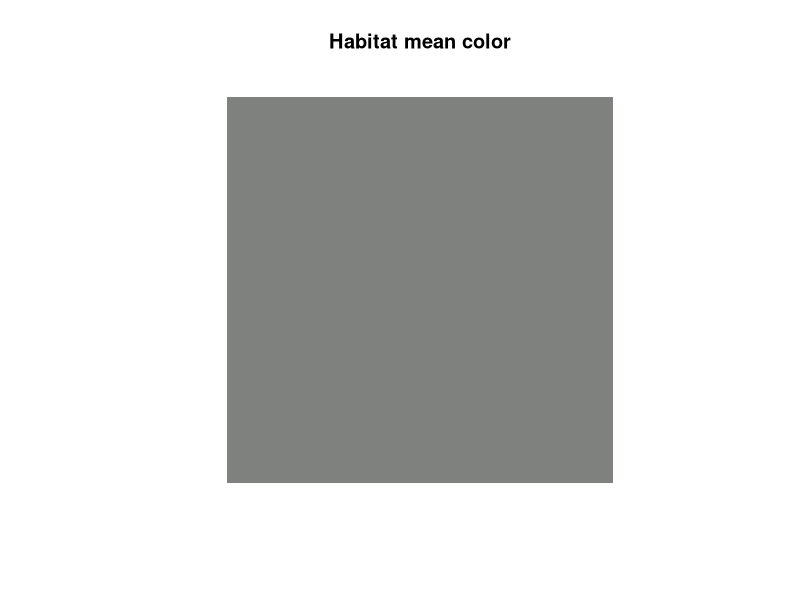
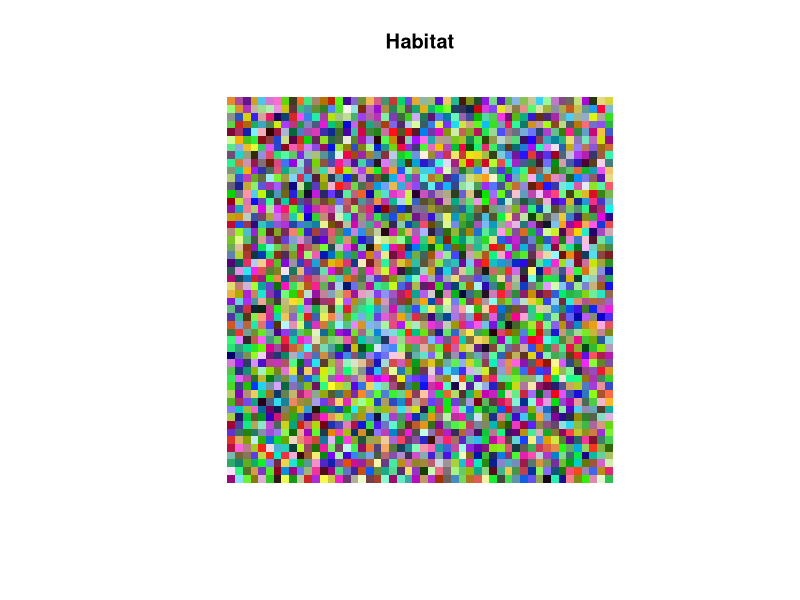
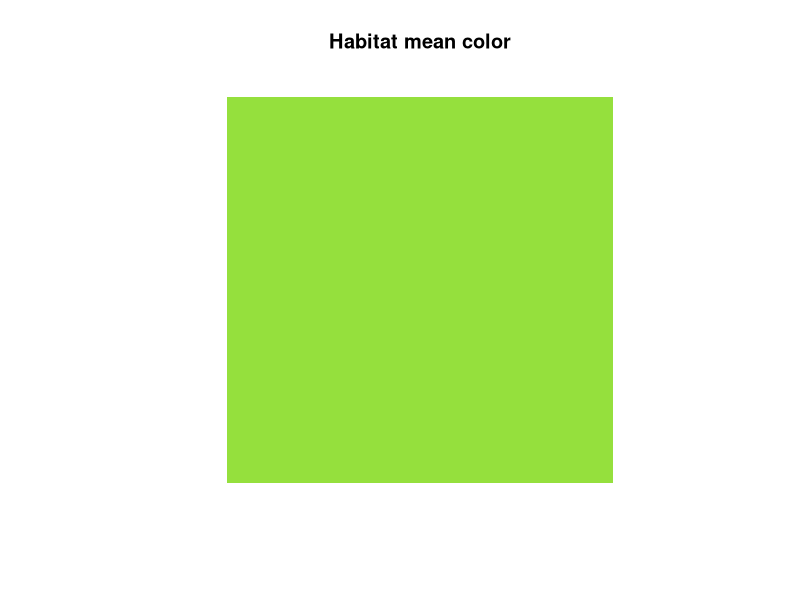
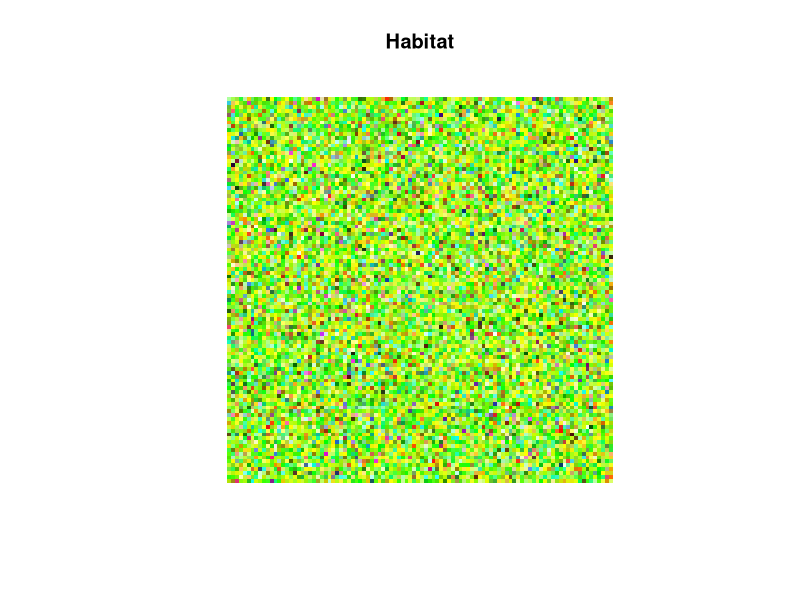
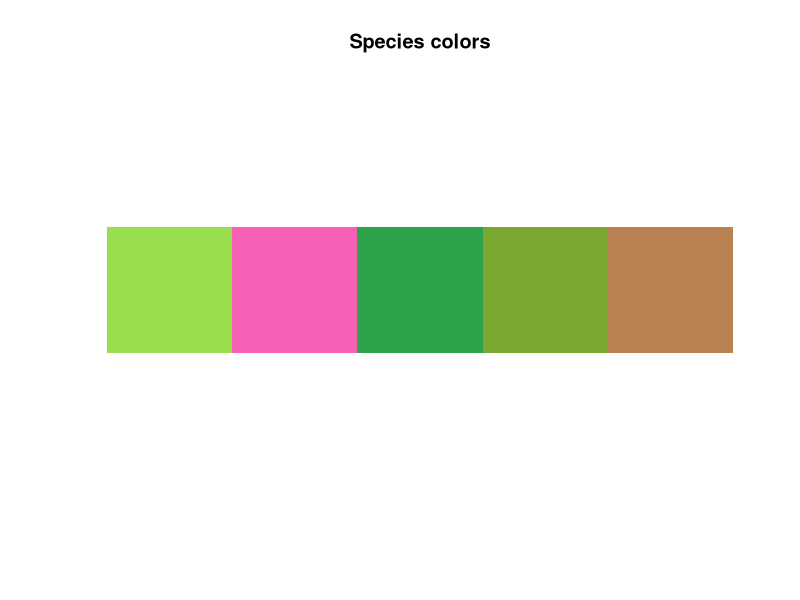
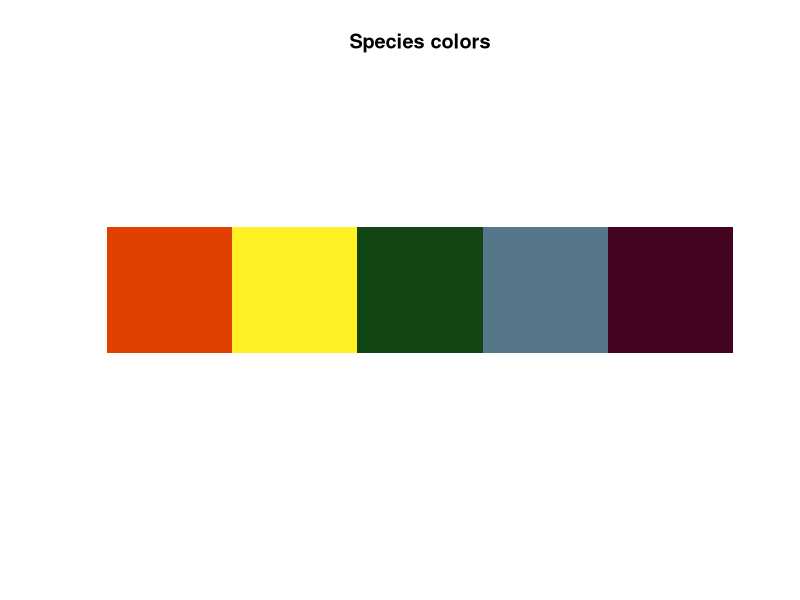
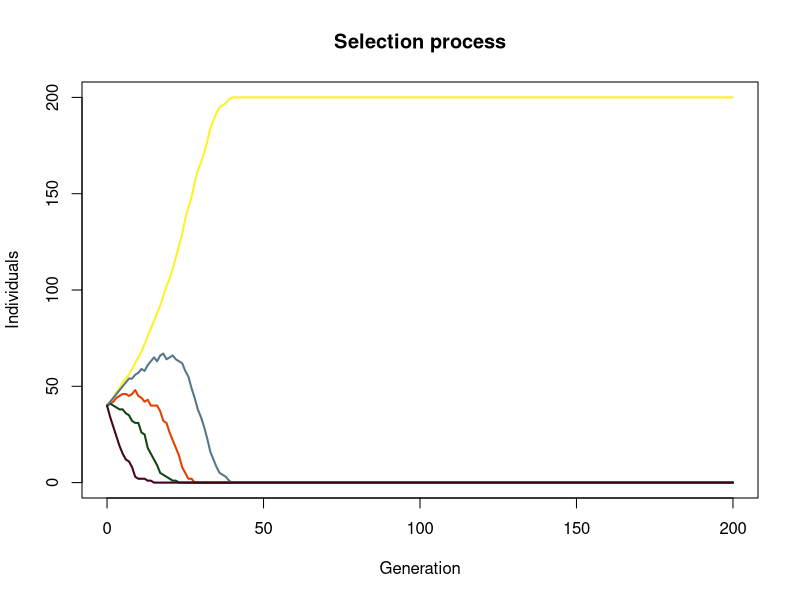
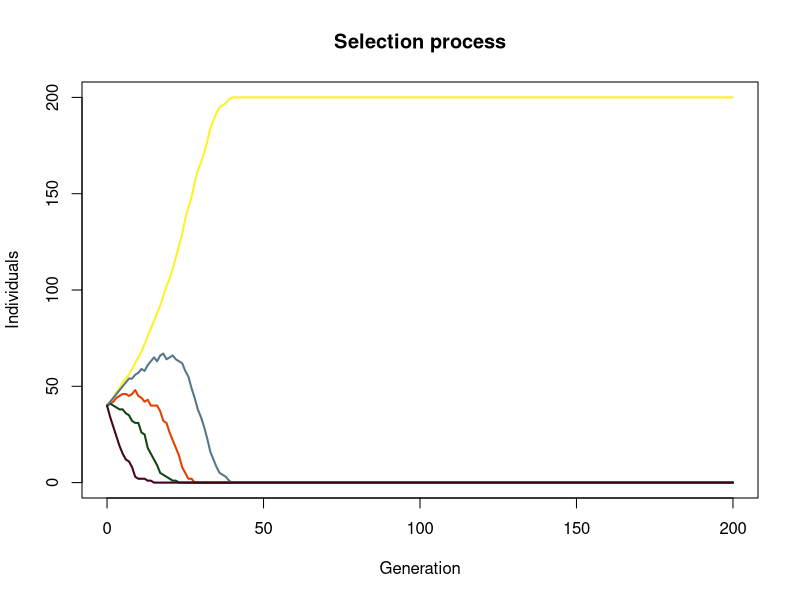

Write R code to recreate these figures, in order.
###### Ecology Lab: Natural selection simulation

### Clear everything
rm(list=ls())
#############

############# Function building #############

### Visualize main color
display_main_color <- function(main_color){
  plot(NULL, xlim = c(0,1), ylim = c(0,1), axes = FALSE, xlab = "", ylab = "", asp = 1)
  rect(0, 0, 1, 1, col = rgb(main_color[1], main_color[2], main_color[3]), border = NA)
  title(main = "Habitat mean color")
}

#### Visualize patches, origin (1,1) at left lower corner
Draw_habitat <- function(habitat){
  
  len_x <- habitat$x[nrow(habitat)]
  len_y <- habitat$y[nrow(habitat)]
  
  plot(
    NULL, 
    xlim = c(0.5, len_x + 0.5), 
    ylim = c(0.5, len_y + 0.5),
    xlab = "", ylab = "", 
    axes = FALSE, asp = 1
  )
  for (i in 1:nrow(habitat)) {
    rect(
      habitat$x[i] - 0.5, habitat$y[i] - 0.5,
      habitat$x[i] + 0.5, habitat$y[i] + 0.5,
      col = habitat$col_code[i],
      border = NA 
    )
  }
  title(main = "Habitat")
}

#### Patch building: fully random
Random_patch <- function(seed, len_x, len_y){
  ## Fix draw results (number changeable)
  set.seed(seed)
  ### Patch building
  habitat <- within(
    data.frame(
      x = rep(1:len_x, each = len_y),
      y = rep(1:len_y, times = len_x),
      R = runif(len_x * len_y, 0, 1),
      G = runif(len_x * len_y, 0, 1),
      B = runif(len_x * len_y, 0, 1)
    ), {
      col_code <- rgb(R, G, B)
    }
  )
  Main_color <- colMeans(habitat[, c("R", "G", "B")])
  set.seed(NULL)
  display_main_color(main_color = Main_color)
  Habitat <- list(habitat = habitat, main_color = Main_color)
  Draw_habitat(habitat = habitat)
  return(Habitat)
}

#### Patch building: major color
Major_color <- function(seed, len_x, len_y, homo = 2){
  ## Fix draw results (number changeable)
  set.seed(seed)
  ### Draw a major color
  major_R <- runif(1, 0.1, 0.9)
  major_G <- runif(1, 0.1, 0.9)
  major_B <- runif(1, 0.1, 0.9)
  ## Fix draw results (optional, number changeable)
  set.seed(seed)
  ### Patch building
  habitat <- within(
    data.frame(
      x = rep(1:len_x, each = len_y),
      y = rep(1:len_y, times = len_x),
      R = rbeta(len_x * len_y, major_R * homo, (1-major_R) * homo),
      G = rbeta(len_x * len_y, major_G * homo, (1-major_G) * homo),
      B = rbeta(len_x * len_y, major_B * homo, (1-major_B) * homo)
    ), {
      col_code <- rgb(R, G, B)
    }
  )
  Main_color <- colMeans(habitat[, c("R", "G", "B")])
  set.seed(NULL)
  display_main_color(main_color = Main_color)
  Habitat <- list(habitat = habitat, main_color = Main_color)
  Draw_habitat(habitat = habitat)
  return(Habitat)
}

### Function: display species traits function
display_species_color <- function(species_trait){
  plot(NULL, xlim = c(0, nrow(species_trait)), ylim = c(0, 1),
       axes = FALSE, xlab = "", ylab = "", asp = 1)
  for (i in 1:nrow(species_trait)) {
    rect(i - 1, 0, i, 1, col = species_trait$col_code[i], border = NA)
  }
  title(main = "Species colors")
}

### Function: species trait decision
Species_trait <- function(N, seed){
  ## Fix draw results (optional, number changeable)
  set.seed(seed)
  ### Draw species trait
  species_trait <- within(
    data.frame(species_number = c(1:N),
               R = runif(N, 0, 1),
               G = runif(N, 0, 1),
               B = runif(N, 0, 1)), {
                 col_code <- rgb(R, G, B)
               })
  display_species_color(species_trait)
  return(species_trait)
}

### Function: manually decide species trait
Manual_species_trait <- function(hexcode_vector){
  # Convert the hex code to RGB values
  species_trait <- as.data.frame(t(col2rgb(hexcode_vector)/255))
  species_trait <- setNames(species_trait, c("R", "G", "B"))
  species_number <- c(1:nrow(species_trait))
  species_trait <- cbind(species_number, species_trait)
  species_trait$col_code <- hexcode_vector
  display_species_color(species_trait)
  return(species_trait)
}

### Function: dispersal
dispersal <- function(sp_pop, len_x, len_y){
  sp <- rep(sp_pop$species_number, sp_pop$individuals)
  position <- sample((len_x - 2) * (len_y - 2), length(sp))
  pos_x <- position %% (len_x - 2) + 1
  pos_y <- position %/% (len_x - 2) + 1
  disp_df <- data.frame(sp, pos_x, pos_y)
  return(disp_df)
}

### Function: predation
predation <- function(sp_disp, habitat, species_trait, pred_rate){
  
  ## Decide predation number
  total_abundance <- nrow(sp_disp)
  pred_num <- round(total_abundance * pred_rate)
  
  ## Add species traits
  color_df <- merge(sp_disp, species_trait,
                    by.x = "sp", by.y = "species_number", all.x = TRUE)
  color_df$consp <- -100
  
  ## Calculate conspicuousness
  for (i in 1:nrow(color_df)) {
    target_x <- color_df$pos_x[i]
    target_y <- color_df$pos_y[i]
    ## Surrounding patch color 
    neighbors <- subset(habitat,
                        x >= target_x - 1 & x <= target_x + 1 & y >= target_y - 1 & y <= target_y + 1)
    neighbors_9 <- as.matrix(neighbors[, c("R", "G", "B")])
    ### Target trait
    target_rgb <- color_df[i, c("R", "G", "B")]
    ### Target color difference with surrounding patches
    trait_diff <- sum((neighbors_9 - matrix(as.numeric(target_rgb), nrow(neighbors), 3, byrow = TRUE))^2)
    ### Color variance of surrounding patches
    mean_color <- colMeans(neighbors[, c("R", "G", "B")])
    patch_mess <- sum((neighbors_9 - matrix(mean_color, nrow(neighbors), 3, byrow = TRUE))^2)
    
    ### Conspicuousness calculation
    consp_level <- trait_diff / patch_mess
    color_df$consp[i] <- consp_level
  }
  
  ### Predation
  color_df <- color_df[-order(color_df$consp, decreasing = T)[1:pred_num], ]
  sp_abund <- as.data.frame(table(color_df$sp))
  colnames(sp_abund) <- c("species_number", "individuals")
  
  return(sp_abund)
  
}

### Function: reproduction
reproduction <- function(sp_pop, ini_pop){
  r <- ini_pop * nrow(sp_pop) / sum(sp_pop$individuals)
  sp_pop$individuals <- round(sp_pop$individuals * r)
  return(sp_pop)
}

#### Function: plot selection process
Selection_process <- function(pop_process){
  species <- unique(pop_process$sp)
  plot(NA, xlim = range(pop_process$generation),
       ylim = range(pop_process$individuals),
       xlab = "Generation",
       ylab = "Individuals")
  for (s in species) {
    dat <- subset(pop_process, species_number == s)
    lines(dat$generation, dat$individuals, col = dat$col_code[1], lwd = 2)
  }
  title(main = "Selection process")
}

### Simulation function
Natural_selection <- function(habitat, species_traits, ini_pop, pred_rate, gen){
  
  Habitat <- habitat$habitat
  len_x <- Habitat$x[nrow(Habitat)]
  len_y <- Habitat$y[nrow(Habitat)]
  
  if(nrow(species_traits) * ini_pop > (len_x - 2) * (len_y - 2)){
    cat("Number of individuals larger than number of available patches.\nPlease change habitat size or initial individual number per species.")
    return("Error in parameters settings.")
  }
  
  Sp_Pop <- data.frame(species_number = c(1:nrow(species_traits)),
                       individuals = ini_pop)
  pop_process <- cbind(generation = 0, Sp_Pop)
  
  
  ### True random simulation results
  set.seed(NULL)
  
  for (g in 1:gen) {
    Sp_Disp <- dispersal(sp_pop = Sp_Pop, len_x = len_x, len_y = len_y)
    Sp_Pop <- predation(sp_disp = Sp_Disp, habitat = Habitat, species_trait = species_traits, pred_rate = pred_rate)
    Sp_Pop <- reproduction(sp_pop = Sp_Pop, ini_pop = ini_pop)
    
    ### save results
    pop_process <- rbind(pop_process, cbind(generation = g, Sp_Pop))
  }
  
  pop_process <- merge(pop_process, species_traits[, c("species_number", "col_code")],
                       by.x = "species_number", by.y = "species_number", all.x = TRUE)
  pop_process <- pop_process[order(pop_process$generation, pop_process$sp), ]
  
  selection <- list(Habitat = Habitat, Main_color = habitat$main_color, Pop_Process = pop_process, Species_Trait = species_traits)
  
  Selection_process(pop_process = pop_process)
  
  return(selection)
}
#############

############# Habitat and Species trait decision #############

### Uniform patch color
Habitat <- Random_patch(seed = 420, len_x = 50, len_y = 50)
### Habitat with certain patch mean color
Habitat <- Major_color(seed = 420, len_x = 100, len_y = 100)
### Species colors: draw
Species_Traits <- Species_trait(N = 5, seed = 420)
### Manually decide species colors
Species_Traits <- Manual_species_trait(c("#E04000", "#FFF123", "#114514", "#567789", "#420420"))

############# Parameter settings #############
Parameters <- list(
  ### Habitat
  habitat <- Habitat,
  ### Species traits
  species_traits <- Species_Traits,
  ### Number of individuals per species (must be an integer)
  ini_pop <- 40,
  ### Predation rate
  pred_rate <- 0.05,
  ### Generations (must be integer)
  gen <- 200
)
#############

############# Execute simulation: natural selection #############
Results <- do.call(Natural_selection, Parameters)


############# PLotting #############

#### Plot selection process
Selection_process(Results$Pop_Process)

#### Plot habitat
Draw_habitat(habitat = Results$Habitat)

#### Plot mean color
display_main_color(main_color = Results$Main_color)

#### Plot species traits
display_species_color(species_trait = Results$Species_Trait)